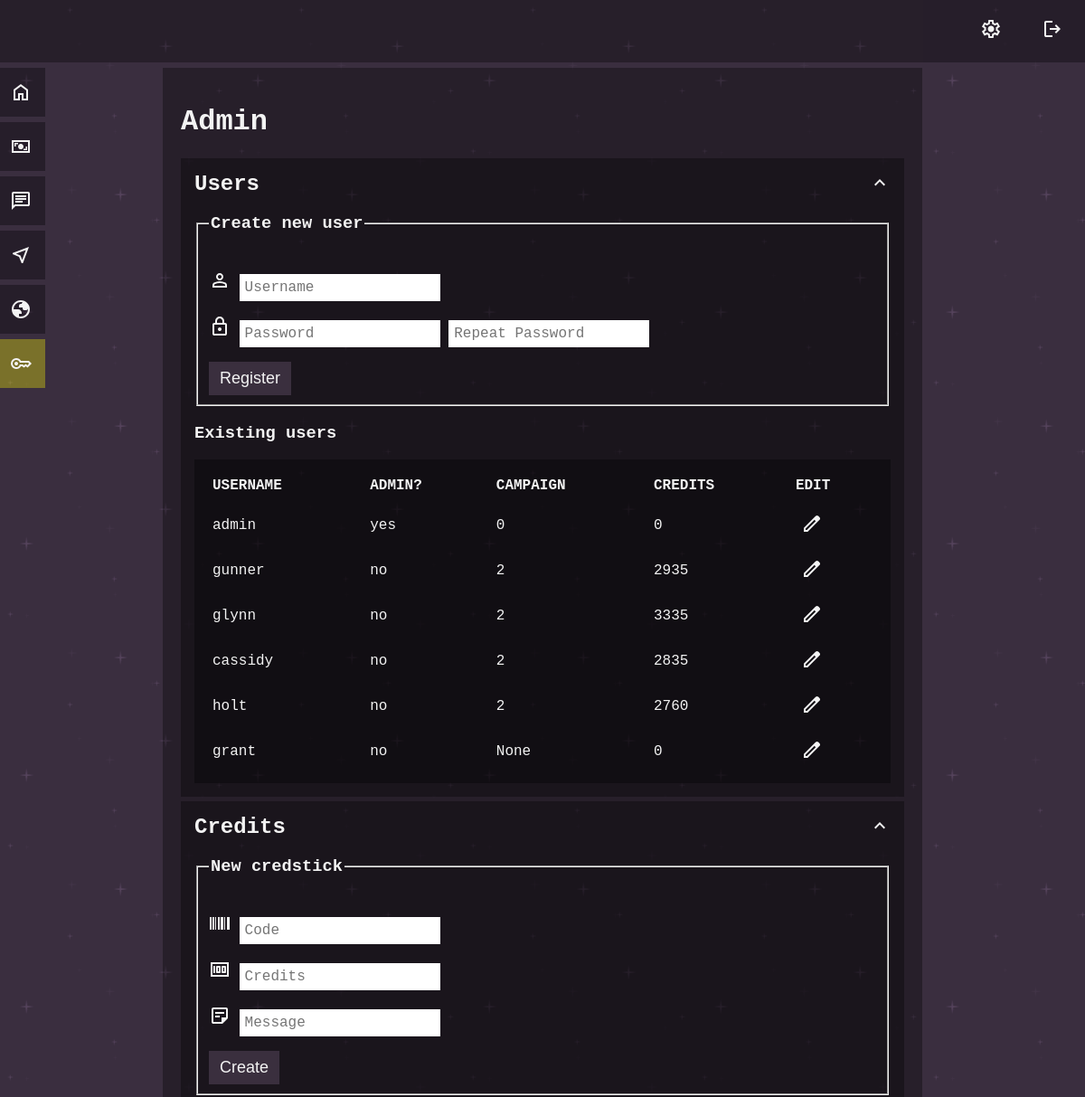
Page /admin (signed in, upper part) on the earlier database version.
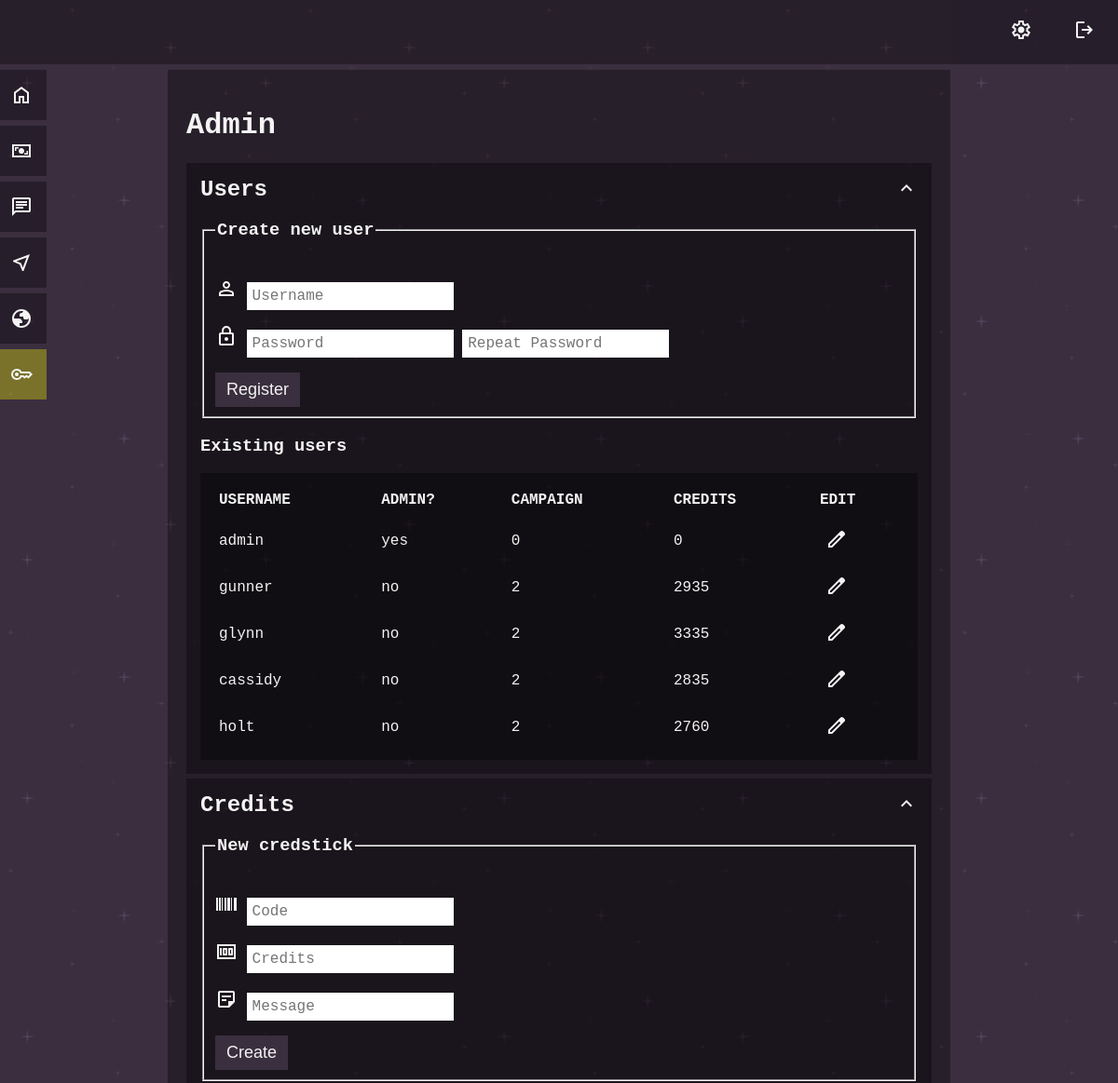
Same page on the later database version.
### tables this page shows
CREATE TABLE users (
id INTEGER PRIMARY KEY AUTOINCREMENT NOT NULL,
username TEXT NOT NULL UNIQUE,
hash TEXT NOT NULL,
admin INTEGER DEFAULT 0,
credits INTEGER DEFAULT 0, campaign INTEGER);

### app.py (the view)
@app.route("/admin")
@login_required
def admin():
    if session.get("admin") != 1:
        return render_template("error.html", error_message="administrator access only")
    user_list = db.execute("SELECT * FROM users ORDER BY id")
    credsticks_list = db.execute("SELECT * FROM credsticks ORDER BY id")
    starmap_directory = os.listdir(os.path.join(app.static_folder, 'starmaps'))
    starmap_urls = [file for file in starmap_directory if file.endswith('.jpg')]
    starmap_db = db.execute("SELECT * FROM starmaps;")
    starmap_db_urls = []
    for db_entry in starmap_db:
        starmap_db_urls.append(db_entry["url"])
    unassigned_starmaps = []
    for instance in starmap_urls:
        if instance not in starmap_db_urls:
            unassigned_starmaps.append(instance)
    return render_template(
        "admin.html",
        user_list=user_list,
        credsticks_list=credsticks_list,
        unassigned_starmaps=unassigned_starmaps,
        starmap_db=starmap_db,
        )

### app.py (called while the page is built)
@app.context_processor
def inject_admin_status():
    admin_status = session.get("admin", 0)
    return dict(admin=admin_status)

@app.after_request
def after_request(response):
    response.headers["Cache-Control"] = "no-cache, no-store, must-revalidate"
    response.headers["Expires"] = 0
    response.headers["Pragma"] = "no-cache"
    return response

### helpers.py (called while the page is built)
def login_required(f):
    @wraps(f)
    def decorated_function(*args, **kwargs):
        if session.get("user_id") is None:
            return redirect("/login")
        return f(*args, **kwargs)
    return decorated_function

### templates/admin.html (shortened to what this page needs)
{% extends "layout.html" %}
{% block main %}
<h1>Admin</h1>
<div class="darker">
    <h2 class="cursor_pointer" onclick="collapseSegment('admin_user_list', 'admin_user_list_expand')">
        Users
        <img class="float_right" id="admin_user_list_expand" src="static\icon-arrow-up.svg"
            alt="expand/contract section" />
    </h2>
    <div class="collapsible" id="admin_user_list">
        <div>
            <form action="/register" method="post">
                <fieldset>
                    <legend>
                        <h3>Create new user</h3>
                    </legend>
                    <p>
                        <img src="static\icon-user.svg" alt="username" />
                        <input autocomplete="off" name="username" placeholder="Username" type="text"
                            id="new_user_username" />
                    </p>
                    <p>
                        <img src="static\icon-lock.svg" alt="password" />
                        <input name="password" placeholder="Password" type="password" id="new_user_password" />
                        <input name="confirmation" placeholder="Repeat Password" type="password"
                            id="new_user_confirm_password" />
                    </p>
                    <button type="submit" class="ui_button" id="new_user_register_button">Register</button>
                </fieldset>
            </form>
        </div>
        <h3>Existing users</h3>
        <table class="dark_table">
            <thead>
                <tr>
                    <th>USERNAME</th>
                    <th>ADMIN?</th>
                    <th>CAMPAIGN</th>
                    <th>CREDITS</th>
                    <th>EDIT</th>
                </tr>
            </thead>
            <tbody>
                {% for entry in user_list %}
                <tr>
                    <td>
                        {{ entry.username }}
                    </td>
                    <td>
                        {% if entry.admin == 1 %}
                        {{ "yes" }}
                        {% else %}
                        {{ "no" }}
                        {% endif %}
                    </td>
                    <td>
                        {{ entry.campaign }}
                    </td>
                    <td>
                        {{ entry.credits }}
                    </td>
                    <td>
                        <form action="{{ url_for('edit_user', edit_user_id=entry.id)}}" method="GET"
                            style="display: inline;">
                            <button type="submit" class="cursor_pointer" style="border: none; background: none;"
                                id="edit_user_{{ entry.username }}">
                                <img src="static\icon-edit.svg" alt="edit" />
                            </button>
                        </form>
                    </td>
                </tr>
                {% endfor %}
            </tbody>
        </table>
    </div>
</div>
<div class="darker">
    <h2 class="cursor_pointer" onclick="collapseSegment('admin_credits', 'admin_credits_expand')">
        Credits
        <img class="float_right" id="admin_credits_expand" src="static\icon-arrow-up.svg"
            alt="expand/contract section" />
    </h2>
    <div class="collapsible" id="admin_credits">
        <div>
            <form action="/credstick" method="post">
                <fieldset>
                    <legend>
                        <h3>New credstick</h3>
                    </legend>
                    <p>
                        <img src="static\icon-code.svg" alt="code" />
                        <input autocomplete="off" name="credstick_code" placeholder="Code" type="text"
                            id="new_credstick_code" />
                    </p>
                    <p>
                        <img src="static\icon-money.svg" alt="value" />
                        <input name="credstick_credits" placeholder="Credits" type="number" id="new_credstick_value" />
                    </p>
                    <p>
                        <img src="static\icon-note.svg" alt="message" />
                        <input name="credstick_message" placeholder="Message" type="text" id="new_credstick_message" />
                    </p>
                    <button type="submit" class="ui_button" id="new_credstick_button">Create</button>
                </fieldset>
            </form>
        </div>
    </div>
</div>
{% endblock %}

### templates/layout.html (shortened to what this page needs)
<!DOCTYPE html>
<html lang="en">
<head>
    <link href="{{ url_for('static', filename='style_default.css') }}" rel="stylesheet">
</head>
<body>
    <header id="template_header">
        <div>
            {% if session['user_id'] %}
            <a href="/logout" class="float_right"><img src="{{ url_for('static', filename='icon-logout.svg') }}" alt="
                    log out" /></a>
            <a href="/account" class="float_right"><img src="{{ url_for('static', filename='icon-settings.svg') }}" alt="
                account settings" /></a>
            {% endif %}
        </div>
    </header>
    {% if session['user_id'] %}
    <nav>
        <a href="/" id="link_home">
            <img src="{{ url_for('static', filename='icon-home.svg') }}" class="float_right" alt="homepage link" />
        </a>
        <a href="/credits" id="link_credits">
            <img src="{{ url_for('static', filename='icon-credits.svg') }}" class="float_right" alt="credits link" />
        </a>
        <a href="/compad" id="link_compad">
            <img src="{{ url_for('static', filename='icon-compad.svg') }}" class="float_right" alt="compad link" /></a>
        <a href="/starmap" id="link_starmap">
            <img src="{{ url_for('static', filename='icon-starmap.svg') }}" class="float_right" alt="starmap link" />
        </a>
        <a href="/system" id="link_system">
            <img src="{{ url_for('static', filename='icon-system.svg') }}" class="float_right" alt="system link" />
        </a>
        {% if admin == 1 %}
        <a href="/admin" id="link_admin">
            <img src="{{ url_for('static', filename='icon-key.svg') }}" class="float_right" alt="admin page link" />
        </a>
        {% endif %}
    </nav>
    {% endif %}
    <main>
        {% block main %}{% endblock %}
    </main>
</body>
</html>

### static/style_default.css (style rules this page uses)
body { background-color: #392e40; background-image: url("darkPurple.png"); background-repeat: repeat; font-family: "Courier New", Courier, monospace; color: #f3f3f3; }
header { position: fixed; left: 0; top: 0; width: 100%; background-color: rgba(0, 0, 0, 0.33); padding: 20px; overflow: hidden; z-index: -1; transition: top 0.25s; }
header a, header span { float: left; text-align: center; padding-right: 44px; }
main { max-width: 800px; margin-left: auto; margin-right: auto; margin-top: 75px; background-color: rgba(0, 0, 0, 0.33); padding: 20px; }
nav { z-index: 1; position: fixed; left: -10px; top: 0px; }
nav a { position: absolute; left: -100px; transition: 0.3s; padding: 15px; width: 130px; text-decoration: none; font-size: 20px; color: #ffffff; background-color: rgba(0, 0, 0, 0.33); }
#link_home { top: 75px; }
#link_credits { top: 135px; }
#link_compad { top: 195px; }
#link_starmap { top: 255px; }
#link_system { top: 315px; }
#link_admin { top: 375px; background-color: rgba(255, 251, 0, 0.33); }
.darker { background-color: rgba(0, 0, 0, 0.33); padding: 15px; margin-top: 5px; margin-bottom: 5px; }
a { text-decoration: none; color: white; font-weight: bold; }
.float_right { float: right; }
.cursor_pointer { cursor: pointer; }
.collapsible { overflow: hidden; display: block; }
.dark_table { border: none; border-spacing: 0px; width: 100%; background-color: rgba(0, 0, 0, 0.33); padding: 10px; text-align: left; }
.dark_table td, .dark_table th { padding: 10px; }
.ui_button, .warning_button { padding: 8px 12px; font-size: large; text-align: center; cursor: pointer; outline: none; color: #f3f3f3; background-color: rgba(58, 47, 62, 1); border: none; }
input { border: none; font-size: 16px; font-family: "Courier New", Courier, monospace; padding: 6px; }

### templates/admin.html (style rules this page uses)
h2 { margin-top: 0px; margin-bottom: 0px; }

Differences in the rows shown:
removed users: username "grant", value "no", campaign "None", credits "0"
